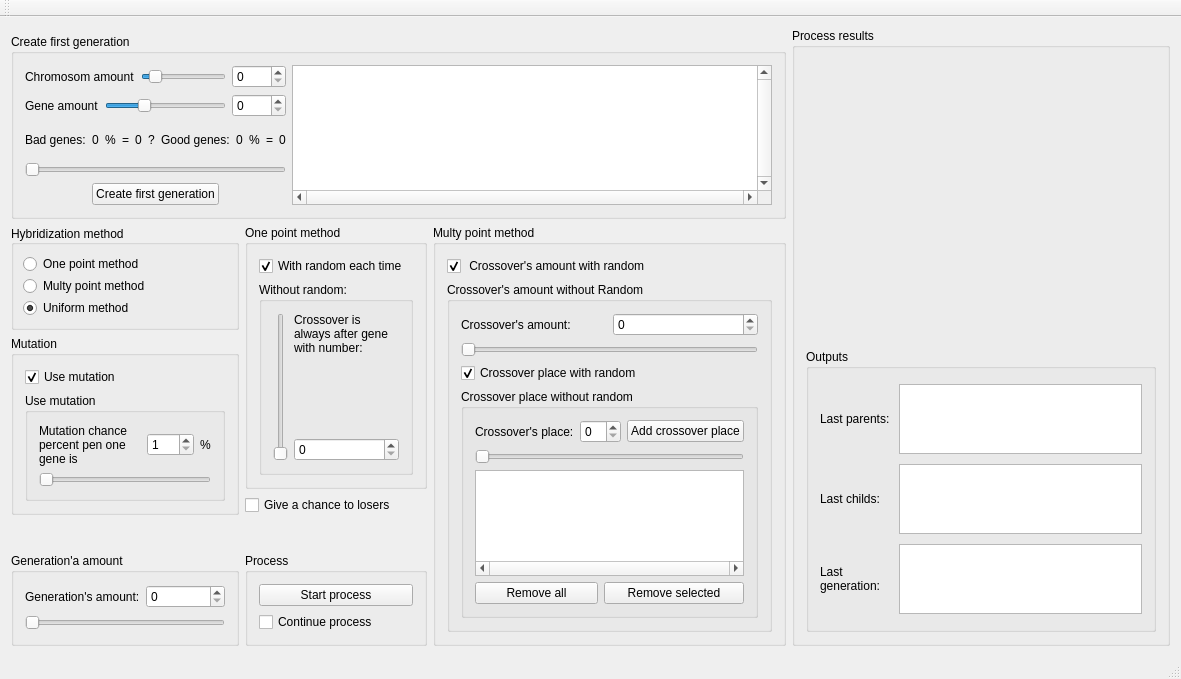
<?xml version="1.0" encoding="UTF-8"?>
<ui version="4.0">
 <class>MainWindow</class>
 <widget class="QMainWindow" name="MainWindow">
  <property name="geometry">
   <rect>
    <x>0</x>
    <y>0</y>
    <width>1181</width>
    <height>679</height>
   </rect>
  </property>
  <property name="windowTitle">
   <string>MainWindow</string>
  </property>
  <widget class="QWidget" name="centralWidget">
   <layout class="QGridLayout" name="gridLayout_8">
    <item row="1" column="0" rowspan="2" colspan="3">
     <widget class="QGroupBox" name="groupBox_4">
      <property name="title">
       <string>Create first generation</string>
      </property>
      <layout class="QVBoxLayout" name="verticalLayout_8">
       <item>
        <layout class="QGridLayout" name="gridLayout_2">
         <item row="4" column="1">
          <widget class="QPushButton" name="pbCreateFirstGeneration">
           <property name="text">
            <string>Create first generation</string>
           </property>
          </widget>
         </item>
         <item row="0" column="3" rowspan="5">
          <widget class="QListView" name="lvFirstGenerationList">
           <property name="sizePolicy">
            <sizepolicy hsizetype="MinimumExpanding" vsizetype="MinimumExpanding">
             <horstretch>2</horstretch>
             <verstretch>0</verstretch>
            </sizepolicy>
           </property>
           <property name="maximumSize">
            <size>
             <width>750</width>
             <height>140</height>
            </size>
           </property>
           <property name="verticalScrollBarPolicy">
            <enum>Qt::ScrollBarAlwaysOn</enum>
           </property>
           <property name="horizontalScrollBarPolicy">
            <enum>Qt::ScrollBarAlwaysOn</enum>
           </property>
           <property name="sizeAdjustPolicy">
            <enum>QAbstractScrollArea::AdjustIgnored</enum>
           </property>
          </widget>
         </item>
         <item row="4" column="0">
          <spacer name="horizontalSpacer">
           <property name="orientation">
            <enum>Qt::Horizontal</enum>
           </property>
           <property name="sizeHint" stdset="0">
            <size>
             <width>40</width>
             <height>20</height>
            </size>
           </property>
          </spacer>
         </item>
         <item row="0" column="0" colspan="3">
          <layout class="QHBoxLayout" name="horizontalLayout">
           <item>
            <widget class="QLabel" name="label">
             <property name="text">
              <string>Chromosom amount</string>
             </property>
             <property name="textFormat">
              <enum>Qt::AutoText</enum>
             </property>
            </widget>
           </item>
           <item>
            <widget class="QSlider" name="hsChromosomeAmount">
             <property name="minimum">
              <number>0</number>
             </property>
             <property name="maximum">
              <number>1000</number>
             </property>
             <property name="value">
              <number>100</number>
             </property>
             <property name="orientation">
              <enum>Qt::Horizontal</enum>
             </property>
            </widget>
           </item>
           <item>
            <widget class="QSpinBox" name="sbChromosomeAmount">
             <property name="maximum">
              <number>1000</number>
             </property>
            </widget>
           </item>
          </layout>
         </item>
         <item row="2" column="0" colspan="3">
          <layout class="QHBoxLayout" name="horizontalLayout_3">
           <item>
            <widget class="QLabel" name="label_4">
             <property name="text">
              <string>Bad genes:</string>
             </property>
            </widget>
           </item>
           <item>
            <widget class="QLabel" name="lPercentOfBadGenes">
             <property name="text">
              <string>0</string>
             </property>
            </widget>
           </item>
           <item>
            <widget class="QLabel" name="label_9">
             <property name="text">
              <string>%</string>
             </property>
            </widget>
           </item>
           <item>
            <widget class="QLabel" name="label_5">
             <property name="text">
              <string>=</string>
             </property>
            </widget>
           </item>
           <item>
            <widget class="QLabel" name="lBadGenesAmount">
             <property name="text">
              <string>0</string>
             </property>
            </widget>
           </item>
           <item>
            <widget class="QLabel" name="lComparisson">
             <property name="text">
              <string>?</string>
             </property>
            </widget>
           </item>
           <item>
            <widget class="QLabel" name="label_12321">
             <property name="text">
              <string>Good genes:</string>
             </property>
            </widget>
           </item>
           <item>
            <widget class="QLabel" name="lPercentOfGoodGenes">
             <property name="text">
              <string>0</string>
             </property>
            </widget>
           </item>
           <item>
            <widget class="QLabel" name="label_7">
             <property name="text">
              <string>%</string>
             </property>
            </widget>
           </item>
           <item>
            <widget class="QLabel" name="label_3">
             <property name="text">
              <string>=</string>
             </property>
            </widget>
           </item>
           <item>
            <widget class="QLabel" name="lGoodGenesAmount">
             <property name="text">
              <string>0</string>
             </property>
            </widget>
           </item>
          </layout>
         </item>
         <item row="4" column="2">
          <spacer name="horizontalSpacer_2">
           <property name="orientation">
            <enum>Qt::Horizontal</enum>
           </property>
           <property name="sizeHint" stdset="0">
            <size>
             <width>40</width>
             <height>20</height>
            </size>
           </property>
          </spacer>
         </item>
         <item row="1" column="0" colspan="3">
          <layout class="QHBoxLayout" name="horizontalLayout_2">
           <item>
            <widget class="QLabel" name="label_2">
             <property name="text">
              <string>Gene amount</string>
             </property>
             <property name="alignment">
              <set>Qt::AlignLeading|Qt::AlignLeft|Qt::AlignVCenter</set>
             </property>
            </widget>
           </item>
           <item>
            <widget class="QSlider" name="hsGeneAmount">
             <property name="maximum">
              <number>100</number>
             </property>
             <property name="value">
              <number>30</number>
             </property>
             <property name="orientation">
              <enum>Qt::Horizontal</enum>
             </property>
            </widget>
           </item>
           <item>
            <widget class="QSpinBox" name="sbGeneAmount">
             <property name="maximum">
              <number>1000</number>
             </property>
            </widget>
           </item>
          </layout>
         </item>
         <item row="3" column="0" colspan="3">
          <widget class="QSlider" name="hsBadGenesPercent">
           <property name="maximum">
            <number>100</number>
           </property>
           <property name="orientation">
            <enum>Qt::Horizontal</enum>
           </property>
          </widget>
         </item>
        </layout>
       </item>
      </layout>
     </widget>
    </item>
    <item row="10" column="1" rowspan="2">
     <widget class="QGroupBox" name="groupBox_6">
      <property name="title">
       <string>Process</string>
      </property>
      <layout class="QVBoxLayout" name="verticalLayout_9">
       <item>
        <widget class="QPushButton" name="pbStartProcess">
         <property name="sizePolicy">
          <sizepolicy hsizetype="Expanding" vsizetype="Fixed">
           <horstretch>0</horstretch>
           <verstretch>0</verstretch>
          </sizepolicy>
         </property>
         <property name="text">
          <string>Start process</string>
         </property>
        </widget>
       </item>
       <item>
        <widget class="QCheckBox" name="cbContinueProcess">
         <property name="text">
          <string>Continue process</string>
         </property>
        </widget>
       </item>
      </layout>
     </widget>
    </item>
    <item row="3" column="1" rowspan="5">
     <widget class="QGroupBox" name="gbOnePointMethod">
      <property name="sizePolicy">
       <sizepolicy hsizetype="Expanding" vsizetype="Minimum">
        <horstretch>0</horstretch>
        <verstretch>0</verstretch>
       </sizepolicy>
      </property>
      <property name="title">
       <string>One point method</string>
      </property>
      <layout class="QVBoxLayout" name="verticalLayout_5">
       <item>
        <layout class="QVBoxLayout" name="verticalLayout">
         <item>
          <widget class="QCheckBox" name="cbCrossoverPlaceWithRandomOPM">
           <property name="acceptDrops">
            <bool>false</bool>
           </property>
           <property name="autoFillBackground">
            <bool>false</bool>
           </property>
           <property name="text">
            <string>With random each time</string>
           </property>
           <property name="checked">
            <bool>true</bool>
           </property>
          </widget>
         </item>
         <item>
          <widget class="QGroupBox" name="gbCrossoverPlaceWithoutRandomOPM">
           <property name="title">
            <string>Without random:</string>
           </property>
           <layout class="QGridLayout" name="gridLayout_6">
            <item row="0" column="0">
             <layout class="QGridLayout" name="gridLayout_3">
              <item row="0" column="0" rowspan="3">
               <widget class="QSlider" name="hsCrossoverPlaceOPM">
                <property name="minimum">
                 <number>0</number>
                </property>
                <property name="maximum">
                 <number>99</number>
                </property>
                <property name="orientation">
                 <enum>Qt::Vertical</enum>
                </property>
                <property name="invertedAppearance">
                 <bool>false</bool>
                </property>
                <property name="invertedControls">
                 <bool>false</bool>
                </property>
               </widget>
              </item>
              <item row="2" column="1">
               <widget class="QSpinBox" name="sbCrossoverPlaceOPM"/>
              </item>
              <item row="0" column="1" rowspan="2">
               <widget class="QLabel" name="label_11">
                <property name="text">
                 <string>Crossover is always after gene with number: </string>
                </property>
                <property name="alignment">
                 <set>Qt::AlignLeading|Qt::AlignLeft|Qt::AlignTop</set>
                </property>
                <property name="wordWrap">
                 <bool>true</bool>
                </property>
               </widget>
              </item>
             </layout>
            </item>
           </layout>
           <zorder>label_11</zorder>
           <zorder>hsCrossoverPlaceOPM</zorder>
           <zorder>gbMultyPointMethod</zorder>
           <zorder>sbCrossoverPlaceOPM</zorder>
          </widget>
         </item>
        </layout>
       </item>
      </layout>
     </widget>
    </item>
    <item row="3" column="0">
     <widget class="QGroupBox" name="groupBox">
      <property name="enabled">
       <bool>true</bool>
      </property>
      <property name="sizePolicy">
       <sizepolicy hsizetype="Expanding" vsizetype="Preferred">
        <horstretch>0</horstretch>
        <verstretch>0</verstretch>
       </sizepolicy>
      </property>
      <property name="title">
       <string>Hybridization method</string>
      </property>
      <property name="alignment">
       <set>Qt::AlignLeading|Qt::AlignLeft|Qt::AlignVCenter</set>
      </property>
      <layout class="QVBoxLayout" name="verticalLayout_6">
       <property name="leftMargin">
        <number>9</number>
       </property>
       <item>
        <widget class="QRadioButton" name="rbOnePointMethod">
         <property name="text">
          <string>One point method</string>
         </property>
        </widget>
       </item>
       <item>
        <widget class="QRadioButton" name="rbMultyPointMethod">
         <property name="text">
          <string>Multy point method</string>
         </property>
         <property name="checked">
          <bool>false</bool>
         </property>
        </widget>
       </item>
       <item>
        <widget class="QRadioButton" name="rbUniformMethod">
         <property name="text">
          <string>Uniform method</string>
         </property>
         <property name="checked">
          <bool>true</bool>
         </property>
        </widget>
       </item>
      </layout>
     </widget>
    </item>
    <item row="3" column="2" rowspan="9">
     <widget class="QGroupBox" name="gbMultyPointMethod">
      <property name="sizePolicy">
       <sizepolicy hsizetype="Expanding" vsizetype="Preferred">
        <horstretch>0</horstretch>
        <verstretch>0</verstretch>
       </sizepolicy>
      </property>
      <property name="title">
       <string>Multy point method</string>
      </property>
      <layout class="QHBoxLayout" name="horizontalLayout_4">
       <item>
        <layout class="QVBoxLayout" name="verticalLayout_2">
         <item>
          <widget class="QCheckBox" name="cbCrossoverAmountWithRandomMPM">
           <property name="text">
            <string> Crossover's amount with random</string>
           </property>
           <property name="checked">
            <bool>true</bool>
           </property>
          </widget>
         </item>
         <item>
          <widget class="QGroupBox" name="gbCrossoverAmountWithoutRandomMPM">
           <property name="enabled">
            <bool>true</bool>
           </property>
           <property name="title">
            <string>Crossover's amount without Random</string>
           </property>
           <layout class="QVBoxLayout" name="verticalLayout_3">
            <item>
             <layout class="QGridLayout" name="gridLayout_4">
              <item row="0" column="0">
               <widget class="QLabel" name="label_12">
                <property name="text">
                 <string>Crossover's amount:</string>
                </property>
               </widget>
              </item>
              <item row="0" column="1">
               <widget class="QSpinBox" name="sbCrossoverAmountMPM"/>
              </item>
              <item row="1" column="0" colspan="2">
               <widget class="QSlider" name="hsCrossoverAmountMPM">
                <property name="orientation">
                 <enum>Qt::Horizontal</enum>
                </property>
               </widget>
              </item>
              <item row="2" column="0" colspan="2">
               <widget class="QCheckBox" name="cbCrossoverPlaceWithRandomMPM">
                <property name="text">
                 <string>Crossover place with random</string>
                </property>
                <property name="checked">
                 <bool>true</bool>
                </property>
               </widget>
              </item>
              <item row="3" column="0" colspan="2">
               <widget class="QGroupBox" name="gbCrossoverPlaceWithoutRandomMPM">
                <property name="title">
                 <string>Crossover place without random</string>
                </property>
                <layout class="QVBoxLayout" name="verticalLayout_4">
                 <item>
                  <layout class="QGridLayout" name="gridLayout_5">
                   <item row="0" column="0">
                    <widget class="QLabel" name="label_13">
                     <property name="text">
                      <string>Crossover's place:</string>
                     </property>
                    </widget>
                   </item>
                   <item row="0" column="1" colspan="2">
                    <widget class="QSpinBox" name="sbCrossoverPlaceMPM"/>
                   </item>
                   <item row="0" column="3">
                    <widget class="QPushButton" name="pbAddCrossoverPlaceMPM">
                     <property name="text">
                      <string>Add crossover place</string>
                     </property>
                    </widget>
                   </item>
                   <item row="1" column="0" colspan="4">
                    <widget class="QSlider" name="hsCrossoverPlaceMPM">
                     <property name="orientation">
                      <enum>Qt::Horizontal</enum>
                     </property>
                    </widget>
                   </item>
                   <item row="2" column="0" colspan="4">
                    <widget class="QListView" name="lvCrossoverPlacesListMPM">
                     <property name="lineWidth">
                      <number>5</number>
                     </property>
                     <property name="midLineWidth">
                      <number>0</number>
                     </property>
                     <property name="horizontalScrollBarPolicy">
                      <enum>Qt::ScrollBarAlwaysOn</enum>
                     </property>
                     <property name="flow">
                      <enum>QListView::LeftToRight</enum>
                     </property>
                    </widget>
                   </item>
                   <item row="3" column="0" colspan="2">
                    <widget class="QPushButton" name="pbRemoveAllCrossoverPlacesMPM">
                     <property name="text">
                      <string>Remove all</string>
                     </property>
                    </widget>
                   </item>
                   <item row="3" column="2" colspan="2">
                    <widget class="QPushButton" name="pbRemoveSelectedCrossoverPlaceMPM">
                     <property name="text">
                      <string>Remove selected</string>
                     </property>
                    </widget>
                   </item>
                  </layout>
                 </item>
                </layout>
               </widget>
              </item>
             </layout>
            </item>
           </layout>
          </widget>
         </item>
        </layout>
       </item>
      </layout>
     </widget>
    </item>
    <item row="10" column="0" rowspan="2">
     <widget class="QGroupBox" name="groupBox_2">
      <property name="sizePolicy">
       <sizepolicy hsizetype="Expanding" vsizetype="Preferred">
        <horstretch>0</horstretch>
        <verstretch>0</verstretch>
       </sizepolicy>
      </property>
      <property name="title">
       <string>Generation'a amount</string>
      </property>
      <layout class="QGridLayout" name="gridLayout_7">
       <item row="0" column="0">
        <widget class="QLabel" name="label_14">
         <property name="text">
          <string>Generation's amount:</string>
         </property>
        </widget>
       </item>
       <item row="0" column="1">
        <widget class="QSpinBox" name="sbGenerationAmount">
         <property name="maximum">
          <number>100</number>
         </property>
        </widget>
       </item>
       <item row="1" column="0" colspan="2">
        <widget class="QSlider" name="hsGenerationAmount">
         <property name="orientation">
          <enum>Qt::Horizontal</enum>
         </property>
        </widget>
       </item>
      </layout>
     </widget>
    </item>
    <item row="8" column="1">
     <widget class="QCheckBox" name="cbGiveAChance">
      <property name="text">
       <string>Give a chance to losers</string>
      </property>
     </widget>
    </item>
    <item row="4" column="0" rowspan="5">
     <widget class="QGroupBox" name="groupBox_3">
      <property name="sizePolicy">
       <sizepolicy hsizetype="Expanding" vsizetype="Preferred">
        <horstretch>0</horstretch>
        <verstretch>0</verstretch>
       </sizepolicy>
      </property>
      <property name="title">
       <string>Mutation</string>
      </property>
      <layout class="QVBoxLayout" name="verticalLayout_7">
       <item>
        <widget class="QCheckBox" name="cbUseMutation">
         <property name="text">
          <string>Use mutation</string>
         </property>
         <property name="checkable">
          <bool>true</bool>
         </property>
         <property name="checked">
          <bool>true</bool>
         </property>
        </widget>
       </item>
       <item>
        <widget class="QGroupBox" name="gbMutation">
         <property name="title">
          <string>Use mutation</string>
         </property>
         <layout class="QGridLayout" name="gridLayout">
          <item row="0" column="0">
           <widget class="QLabel" name="label_8">
            <property name="text">
             <string>Mutation chance percent pen one gene is</string>
            </property>
            <property name="wordWrap">
             <bool>true</bool>
            </property>
           </widget>
          </item>
          <item row="0" column="1">
           <widget class="QSpinBox" name="sbMutationChancePercent">
            <property name="minimum">
             <number>1</number>
            </property>
            <property name="maximum">
             <number>100</number>
            </property>
           </widget>
          </item>
          <item row="0" column="2">
           <widget class="QLabel" name="label_10">
            <property name="text">
             <string>%</string>
            </property>
           </widget>
          </item>
          <item row="1" column="0" colspan="3">
           <widget class="QSlider" name="hsMutationChancePercent">
            <property name="maximum">
             <number>100</number>
            </property>
            <property name="orientation">
             <enum>Qt::Horizontal</enum>
            </property>
           </widget>
          </item>
         </layout>
        </widget>
       </item>
      </layout>
     </widget>
    </item>
    <item row="0" column="3" rowspan="12">
     <widget class="QGroupBox" name="groupBox_7">
      <property name="title">
       <string>Process results</string>
      </property>
      <layout class="QVBoxLayout" name="verticalLayout_10">
       <item>
        <widget class="QCustomPlot" name="cpGraph" native="true">
         <property name="sizePolicy">
          <sizepolicy hsizetype="Maximum" vsizetype="MinimumExpanding">
           <horstretch>0</horstretch>
           <verstretch>0</verstretch>
          </sizepolicy>
         </property>
         <property name="minimumSize">
          <size>
           <width>350</width>
           <height>200</height>
          </size>
         </property>
         <property name="maximumSize">
          <size>
           <width>16777215</width>
           <height>400</height>
          </size>
         </property>
        </widget>
       </item>
       <item>
        <widget class="QGroupBox" name="groupBox_5">
         <property name="title">
          <string>Outputs</string>
         </property>
         <layout class="QGridLayout" name="gridLayout_9">
          <item row="1" column="1">
           <widget class="QListView" name="lvLastParents">
            <property name="maximumSize">
             <size>
              <width>16777215</width>
              <height>70</height>
             </size>
            </property>
           </widget>
          </item>
          <item row="5" column="1">
           <widget class="QListView" name="lvLastGeneration">
            <property name="maximumSize">
             <size>
              <width>16777215</width>
              <height>70</height>
             </size>
            </property>
           </widget>
          </item>
          <item row="3" column="1">
           <widget class="QListView" name="lvLastChilds">
            <property name="maximumSize">
             <size>
              <width>16777215</width>
              <height>70</height>
             </size>
            </property>
           </widget>
          </item>
          <item row="3" column="0">
           <widget class="QLabel" name="label_15">
            <property name="text">
             <string>Last childs:</string>
            </property>
            <property name="wordWrap">
             <bool>true</bool>
            </property>
           </widget>
          </item>
          <item row="5" column="0">
           <widget class="QLabel" name="label_16">
            <property name="text">
             <string>Last generation:</string>
            </property>
            <property name="wordWrap">
             <bool>true</bool>
            </property>
           </widget>
          </item>
          <item row="1" column="0">
           <widget class="QLabel" name="label_6">
            <property name="text">
             <string>Last parents:</string>
            </property>
            <property name="wordWrap">
             <bool>true</bool>
            </property>
           </widget>
          </item>
         </layout>
        </widget>
       </item>
      </layout>
     </widget>
    </item>
   </layout>
  </widget>
  <widget class="QMenuBar" name="menuBar">
   <property name="geometry">
    <rect>
     <x>0</x>
     <y>0</y>
     <width>1181</width>
     <height>27</height>
    </rect>
   </property>
  </widget>
  <widget class="QToolBar" name="mainToolBar">
   <attribute name="toolBarArea">
    <enum>TopToolBarArea</enum>
   </attribute>
   <attribute name="toolBarBreak">
    <bool>false</bool>
   </attribute>
  </widget>
  <widget class="QStatusBar" name="statusBar"/>
 </widget>
 <layoutdefault spacing="6" margin="11"/>
 <customwidgets>
  <customwidget>
   <class>QCustomPlot</class>
   <extends>QWidget</extends>
   <header>qcustomplot.h</header>
   <container>1</container>
  </customwidget>
 </customwidgets>
 <resources/>
 <connections/>
</ui>
